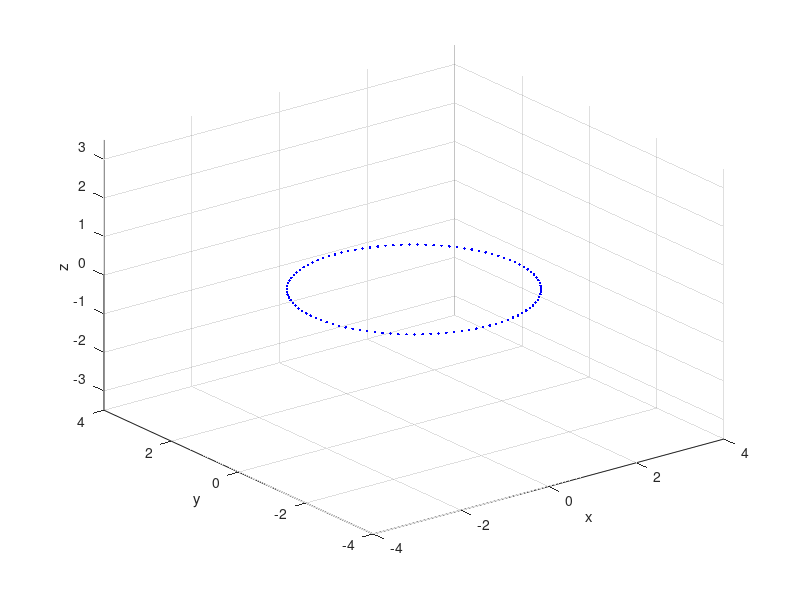

Write the MATLAB code that produced this figure. (Note: this script raises an error after producing the figure.)
clear all; close all; clc;

particle_no = 100;

initial_position = [2 -1 0]; % x z y
initial_speed = [0.1 0.15 +0]; % vx vy vz %units of c
mag_iv = norm(initial_speed);

q=1.60217*10^(-19); %charge
m=1.67262*10^(-27); % mass
c = 3*10^8; % speed of light
g = 9.81; 
a = 1.5; %radius of each coil
b = 0.8; %radius of central region
t_final = 1e-5; %duration of sim.
dt = 1.0e-9; %step size

%iniitial energy
gamma_i = 1/(sqrt(1-(mag_iv)^2));
ei = m*c^2*(gamma_i - 1) * 6.242e+18;

disp(['Speed = ', num2str(mag_iv*100) , '% speed of light'])
disp(['Energy = ', num2str(ei/10^6), ' MeV'])  

angle_iter = linspace(0,360,particle_no)*pi/180;
%position/ velocity of each particle tracked using vectors
for i = 1:particle_no
    xp(i) = 2.3*cos(angle_iter(i));
    yp(i) = 2.3*sin(angle_iter(i));
    zp(i) = 0;
    vxp(i) = 0.2*cos(angle_iter(i));
    vyp(i) = 0.2*sin(angle_iter(i));
    vzp(i) = 0;
end

%time steps
t = (0:dt:t_final);

h = figure(1);
plot3(xp,yp,zp,'.b');
xlim([-4 4])
ylim([-4 4])
zlim([-3.5 3.5])
xlabel('x');
ylabel('y');
zlabel('z');
hold on
grid on

for i = 0:15
    plotCircle3D([(a+b)*cos(pi/16+i*pi/8) (a+b)*sin(pi/16+i*pi/8) 0], [-sin(pi/16+i*pi/8) cos(pi/16+i*pi/8) 0], a, true);
end

%% Loop

%initialise counter vector
for i = 1:particle_no
    countp(i) = 0;
end


vxp = vxp*c;
vyp = vyp*c;
vzp = vzp*c;
count = 0;
colourp = {'.b';'.g';'.r';'.m';'.k'};
colourp = string(colourp);
waitforbuttonpress

counter = 1;
tic
for i = 0:t_final/dt
    xp_prev = xp;
    yp_prev = yp;
    zp_prev = zp;
    
    for j = 1:particle_no
        x = xp(j);
        y = yp(j);
        z = zp(j);
        vx = vxp(j);
        vy = vyp(j);
        vz = vzp(j);
        
        
        count = countp(j);
        
        phi =  atan2(y,x);
        distance = sqrt( z^2 + (x-(a+b)*cos(phi))^2 + (y-(a+b)*sin(phi))^2 );
        if (distance>a)||(x^2+y^2>(b+2*a)^2)||(x^2+y^2<b^2)
            disp('The particle has escaped!');
            break
        end
    
        [Bx, By, Bz] = toroidv2([x y z a b]);  %magnetic field strength calc.
   
        % include force of electric field from other particles
        e0 = 8.8541878128 * 10^-12;
        e0f = 1/(4*pi*e0);
        E_force = [0; 0; 0];
        for k = 1:particle_no
            if k == j
                E_force = E_force;           
            else
                % force on current particle
                mag_dist = sqrt((x-xp_prev(k))^2 + (y-yp_prev(k))^2 + (z-zp_prev(k))^2);
                direction = [x-xp_prev(k); y-yp_prev(k); z-zp_prev(k)]/mag_dist;
                E_force = E_force + e0f * q^2/mag_dist * direction;
            end
        end
                
        Eax = E_force(1)/(m);
        Eay = E_force(2)/(m);
        Eaz = E_force(3)/(m);
        
        % q/(gamma*m) factor
        qm = q/(m);     
        
        %Total acceleration
        ax = qm*(vy*Bz-vz*By) + Eax;
        ay = qm*(vz*Bx-vx*Bz) + Eay;
        az = qm*(vx*By-vy*Bx)-g + Eaz;
        
        vx = vx + ax*dt;
        vy = vy + ay*dt;
        vz = vz + az*dt;
        
        mag_v = norm([vx/c vy/c vz/c]); %units in c
        
        %sim error correction normalise v since B does not change energy
        vxp(j) = vx*mag_iv/mag_v;
        vyp(j) = vy*mag_iv/mag_v;
        vzp(j) = vz*mag_iv/mag_v;         
    
        xp(j) = x + vxp(j)*dt;
        yp(j) = y + vyp(j)*dt;
        zp(j) = z + vzp(j)*dt;
        countp(j) = count+1;        
    
        %plots every 60 points
        if mod(countp(j),2000)==0
            plot3(xp(j),yp(j),zp(j),'.b', 'linewidth',1000);
            fa = [ax ay az];
            n = norm(fa);
            fp = fa./n;
            po = [xp(j), yp(j), zp(j)];
                        
        end
        
           %updates the plot every 180 points
        if mod(count,2000)==0
            drawnow
            Frame(counter) = getframe(h);
            counter = counter + 1;

        end
            
        
    end
   
end

video = VideoWriter('toroid_sim_100_particle.avi');
open(video)
writeVideo(video,Frame)
close(video)
toc

